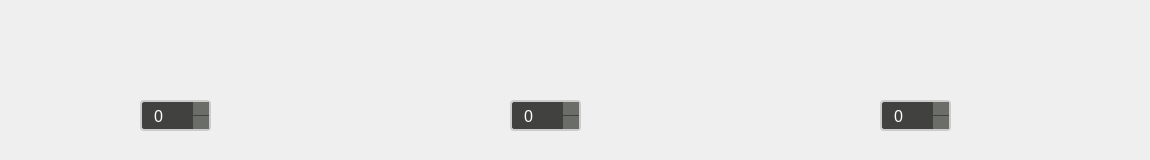
                 <widget class="QWidget" name="P2wglb3" native="true">
                  <property name="sizePolicy">
                   <sizepolicy hsizetype="Fixed" vsizetype="Fixed">
                    <horstretch>0</horstretch>
                    <verstretch>0</verstretch>
                   </sizepolicy>
                  </property>
                  <property name="minimumSize">
                   <size>
                    <width>1150</width>
                    <height>160</height>
                   </size>
                  </property>
                  <property name="styleSheet">
                   <string notr="true"/>
                  </property>
                  <widget class="QWidget" name="pwg7" native="true">
                   <property name="geometry">
                    <rect>
                     <x>10</x>
                     <y>20</y>
                     <width>120</width>
                     <height>120</height>
                    </rect>
                   </property>
                   <property name="styleSheet">
                    <string notr="true">border-radius:60px;
background-color: transparent;</string>
                   </property>
                  </widget>
                  <widget class="QWidget" name="pwg8" native="true">
                   <property name="geometry">
                    <rect>
                     <x>380</x>
                     <y>20</y>
                     <width>120</width>
                     <height>120</height>
                    </rect>
                   </property>
                   <property name="styleSheet">
                    <string notr="true">border-radius:60px;
background-color: transparent;</string>
                   </property>
                  </widget>
                  <widget class="QWidget" name="pwg9" native="true">
                   <property name="geometry">
                    <rect>
                     <x>750</x>
                     <y>20</y>
                     <width>120</width>
                     <height>120</height>
                    </rect>
                   </property>
                   <property name="styleSheet">
                    <string notr="true">border-radius:60px;
background-color: transparent;</string>
                   </property>
                  </widget>
                  <widget class="QLabel" name="lbgia7">
                   <property name="geometry">
                    <rect>
                     <x>140</x>
                     <y>50</y>
                     <width>191</width>
                     <height>21</height>
                    </rect>
                   </property>
                   <property name="font">
                    <font>
                     <pointsize>12</pointsize>
                     <italic>false</italic>
                     <bold>true</bold>
                    </font>
                   </property>
                   <property name="styleSheet">
                    <string notr="true">color: rgb(255, 255, 255);</string>
                   </property>
                   <property name="text">
                    <string/>
                   </property>
                  </widget>
                  <widget class="QLabel" name="lbname7">
                   <property name="geometry">
                    <rect>
                     <x>140</x>
                     <y>20</y>
                     <width>191</width>
                     <height>21</height>
                    </rect>
                   </property>
                   <property name="font">
                    <font>
                     <pointsize>12</pointsize>
                     <italic>false</italic>
                     <bold>true</bold>
                    </font>
                   </property>
                   <property name="styleSheet">
                    <string notr="true">color: rgb(255, 255, 255);</string>
                   </property>
                   <property name="text">
                    <string/>
                   </property>
                  </widget>
                  <widget class="QLabel" name="lbgia8">
                   <property name="geometry">
                    <rect>
                     <x>510</x>
                     <y>50</y>
                     <width>191</width>
                     <height>21</height>
                    </rect>
                   </property>
                   <property name="font">
                    <font>
                     <pointsize>12</pointsize>
                     <italic>false</italic>
                     <bold>true</bold>
                    </font>
                   </property>
                   <property name="styleSheet">
                    <string notr="true">color: rgb(255, 255, 255);</string>
                   </property>
                   <property name="text">
                    <string/>
                   </property>
                  </widget>
                  <widget class="QLabel" name="lbname8">
                   <property name="geometry">
                    <rect>
                     <x>510</x>
                     <y>20</y>
                     <width>191</width>
                     <height>21</height>
                    </rect>
                   </property>
                   <property name="font">
                    <font>
                     <pointsize>12</pointsize>
                     <italic>false</italic>
                     <bold>true</bold>
                    </font>
                   </property>
                   <property name="styleSheet">
                    <string notr="true">color: rgb(255, 255, 255);</string>
                   </property>
                   <property name="text">
                    <string/>
                   </property>
                  </widget>
                  <widget class="QLabel" name="lbgia9">
                   <property name="geometry">
                    <rect>
                     <x>880</x>
                     <y>50</y>
                     <width>191</width>
                     <height>21</height>
                    </rect>
                   </property>
                   <property name="font">
                    <font>
                     <pointsize>12</pointsize>
                     <italic>false</italic>
                     <bold>true</bold>
                    </font>
                   </property>
                   <property name="styleSheet">
                    <string notr="true">color: rgb(255, 255, 255);</string>
                   </property>
                   <property name="text">
                    <string/>
                   </property>
                  </widget>
                  <widget class="QLabel" name="lbname9">
                   <property name="geometry">
                    <rect>
                     <x>880</x>
                     <y>20</y>
                     <width>191</width>
                     <height>21</height>
                    </rect>
                   </property>
                   <property name="font">
                    <font>
                     <pointsize>12</pointsize>
                     <italic>false</italic>
                     <bold>true</bold>
                    </font>
                   </property>
                   <property name="styleSheet">
                    <string notr="true">color: rgb(255, 255, 255);</string>
                   </property>
                   <property name="text">
                    <string/>
                   </property>
                  </widget>
                  <widget class="QSpinBox" name="spinBox7">
                   <property name="geometry">
                    <rect>
                     <x>140</x>
                     <y>100</y>
                     <width>71</width>
                     <height>31</height>
                    </rect>
                   </property>
                   <property name="styleSheet">
                    <string notr="true">QSpinBox {
    background: rgb(65, 66, 63);
    color: white;
    border: 2px solid #ccc;
    border-radius: 4px;
    padding: 5px 10px;
    font-size: 16px;
}

QSpinBox::up-button, QSpinBox::down-button {
	background-color: rgb(107, 109, 104);
    border: none;
    width: 16px;
}

QSpinBox::up-button:hover, QSpinBox::down-button:hover {
    background: rgba(255, 255, 255, 0.2);
}

QSpinBox::up-arrow {
    image: url(:/icons/up-arrow.png);
}

QSpinBox::down-arrow {
    image: url(:/icons/down-arrow.png);
}
</string>
                   </property>
                  </widget>
                  <widget class="QSpinBox" name="spinBox8">
                   <property name="geometry">
                    <rect>
                     <x>510</x>
                     <y>100</y>
                     <width>71</width>
                     <height>31</height>
                    </rect>
                   </property>
                   <property name="styleSheet">
                    <string notr="true">QSpinBox {
    background: rgb(65, 66, 63);
    color: white;
    border: 2px solid #ccc;
    border-radius: 4px;
    padding: 5px 10px;
    font-size: 16px;
}

QSpinBox::up-button, QSpinBox::down-button {
	background-color: rgb(107, 109, 104);
    border: none;
    width: 16px;
}

QSpinBox::up-button:hover, QSpinBox::down-button:hover {
    background: rgba(255, 255, 255, 0.2);
}

QSpinBox::up-arrow {
    image: url(:/icons/up-arrow.png);
}

QSpinBox::down-arrow {
    image: url(:/icons/down-arrow.png);
}
</string>
                   </property>
                  </widget>
                  <widget class="QSpinBox" name="spinBox9">
                   <property name="geometry">
                    <rect>
                     <x>880</x>
                     <y>100</y>
                     <width>71</width>
                     <height>31</height>
                    </rect>
                   </property>
                   <property name="styleSheet">
                    <string notr="true">QSpinBox {
    background: rgb(65, 66, 63);
    color: white;
    border: 2px solid #ccc;
    border-radius: 4px;
    padding: 5px 10px;
    font-size: 16px;
}

QSpinBox::up-button, QSpinBox::down-button {
	background-color: rgb(107, 109, 104);
    border: none;
    width: 16px;
}

QSpinBox::up-button:hover, QSpinBox::down-button:hover {
    background: rgba(255, 255, 255, 0.2);
}

QSpinBox::up-arrow {
    image: url(:/icons/up-arrow.png);
}

QSpinBox::down-arrow {
    image: url(:/icons/down-arrow.png);
}
</string>
                   </property>
                  </widget>
                 </widget>
